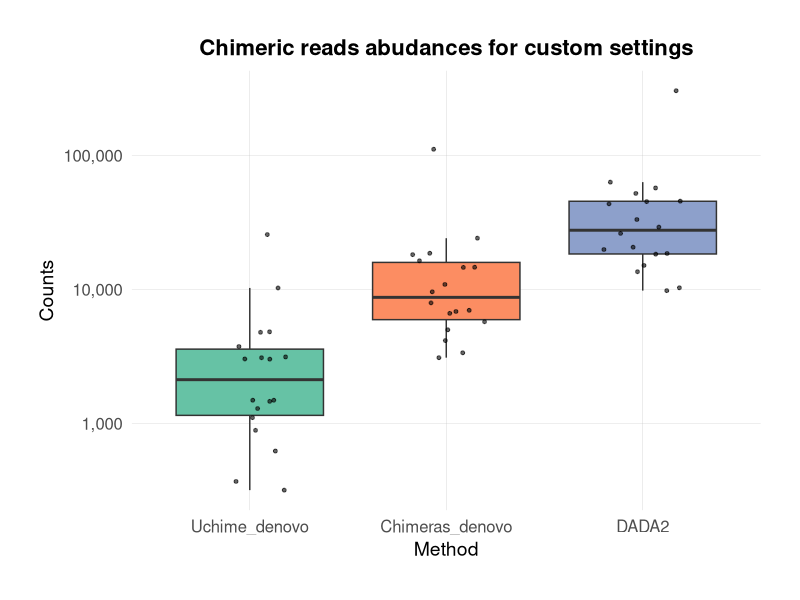
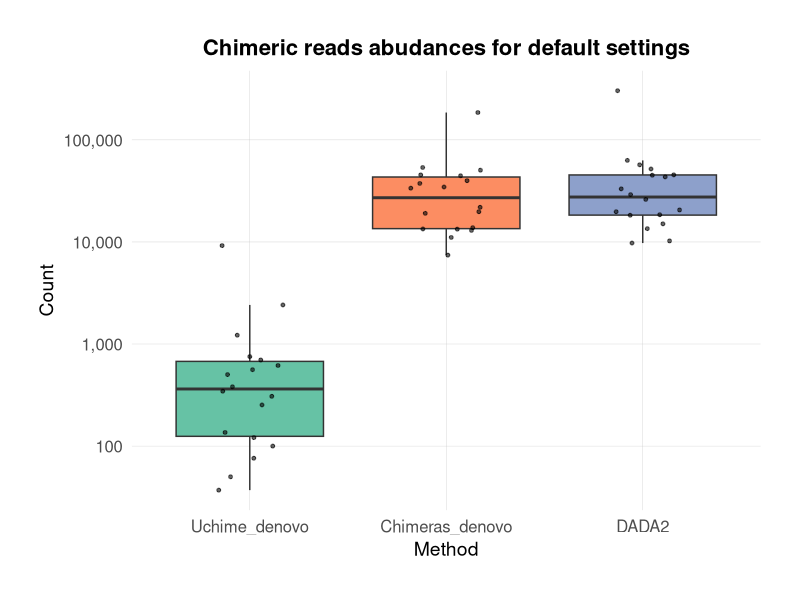

Write the R code that produced these figures, in order. (Note: this script raises an error after producing the figures.)
######################################################################################################################################################################
#The scripts are for the box plot generations of chimeric reads and also statical test analysis to see how different methods vary in the detection of chimeric reads## 
######################################################################################################################################################################


#####chimeric reads boxplot for custom settings####
# Load the necessary libraries
library(ggplot2)
library(reshape2)
library(scales)

# Define the data frame
data <- data.frame(
  FILE = c("ERR6454461.fasta", "ERR6454462.fasta", "ERR6454463.fasta", "ERR6454464.fasta", 
           "ERR6454465.fasta", "ERR6454466.fasta", "ERR6454467.fasta", "ERR6454468.fasta", 
           "ERR6454469.fasta", "ERR6454470.fasta", "ERR6454471.fasta", "ERR6454472.fasta", 
           "ERR6454473.fasta", "ERR6454474.fasta", "ERR6454475.fasta", "ERR6454476.fasta", 
           "ERR6454477.fasta", "ERR6454478.fasta"),
  Uchime_denovo = c(1285, 316, 367, 3732, 1099, 884, 1454, 3122, 3004, 10218, 
                    3077, 1482, 25588, 1483, 3012, 4807, 4768, 619),
  Chimeras_denovo = c(6601, 3081, 4979, 7908, 14540, 3350, 6956, 16298, 18552, 110918, 
                      4136, 5715, 24044, 9558, 18119, 10859, 14591, 6818),
  DADA2 = c(20593, 10245, 13502, 26106, 45094, 9758, 19784, 45443, 51898, 303374, 
            15053, 18272, 63023, 29093, 57004, 33134, 43393, 18486)
)

# Melt the data frame to long format for ggplot2
data_long <- melt(data, id.vars = "FILE", variable.name = "Method", value.name = "Count")

# Create the boxplot with log scale and enhanced styling
boxplot <- ggplot(data_long, aes(x = Method, y = Count, fill = Method)) +
  geom_boxplot(outlier.shape = NA) +
  scale_y_log10(labels = comma) +  # Use logarithmic scale and format labels
  labs(title = "Chimeric reads abudances for custom settings",
       x = "Method",
       y = "Counts") +
  theme_minimal(base_size = 15) +
  theme(
    plot.title = element_text(hjust = 0.5, size = 16, face = "bold"),
    axis.text = element_text(size = 12),
    axis.title = element_text(size = 14),
    legend.position = "none",
    panel.grid.major = element_line(size = 0.1, color = "gray"),
    panel.grid.minor = element_blank(),
    plot.background = element_rect(fill = "white", color = NA),
    plot.margin = margin(1, 1, 1, 1, "cm")
  ) +
  scale_fill_brewer(palette = "Set2") +  # Use a color palette from RColorBrewer
  geom_jitter(width = 0.2, size = 1, alpha = 0.6)  # Add jitter for data points

# Display the plot
print(boxplot)


##### chimeric reads box plot for deafault settings####
# Load the necessary libraries
library(ggplot2)
library(reshape2)
library(scales)

# Define the new data frame
new_data <- data.frame(
  FILE = c("ERR6454461.fasta", "ERR6454462.fasta", "ERR6454463.fasta", "ERR6454464.fasta", 
           "ERR6454465.fasta", "ERR6454466.fasta", "ERR6454467.fasta", "ERR6454468.fasta", 
           "ERR6454469.fasta", "ERR6454470.fasta", "ERR6454471.fasta", "ERR6454472.fasta", 
           "ERR6454473.fasta", "ERR6454474.fasta", "ERR6454475.fasta", "ERR6454476.fasta", 
           "ERR6454477.fasta", "ERR6454478.fasta"),
  Uchime_denovo = c(307, 50, 76, 345, 37, 100, 753, 253, 697, 2414, 
                    381, 502, 9213, 136, 560, 1220, 616, 121),
  Chimeras_denovo = c(21856, 7429, 12978, 33667, 50519, 13357, 19077, 45361, 44504, 185475, 
                      13411, 11075, 53684, 19796, 39870, 34560, 37460, 13800),
  DADA2 = c(20593, 10245, 13502, 26106, 45094, 9758, 19784, 45443, 51898, 303374, 
            15053, 18272, 63023, 29093, 57004, 33134, 43393, 18486)
)

# Melt the new data frame to long format for ggplot2
new_data_long <- melt(new_data, id.vars = "FILE", variable.name = "Method", value.name = "Count")

# Create the boxplot with log scale and enhanced styling for the new data
default_boxplot <- ggplot(new_data_long, aes(x = Method, y = Count, fill = Method)) +
  geom_boxplot(outlier.shape = NA) +
  scale_y_log10(labels = comma) +  # Use logarithmic scale and format labels
  labs(title = "Chimeric reads abudances for default settings",
       x = "Method",
       y = "Count") +
  theme_minimal(base_size = 15) +
  theme(
    plot.title = element_text(hjust = 0.5, size = 16, face = "bold"),
    axis.text = element_text(size = 12),
    axis.title = element_text(size = 14),
    legend.position = "none",
    panel.grid.major = element_line(size = 0.1, color = "gray"),
    panel.grid.minor = element_blank(),
    plot.background = element_rect(fill = "white", color = NA),
    plot.margin = margin(1, 1, 1, 1, "cm")
  ) +
  scale_fill_brewer(palette = "Set2") +  # Use a color palette from RColorBrewer
  geom_jitter(width = 0.2, size = 1, alpha = 0.6)  # Add jitter for data points

# Display the plot
print(default_boxplot)


##### compare chimeric reads abudances for default settings ####
# Define the new data frame
data <- data.frame(
  FILE = c("ERR6454461.fasta", "ERR6454462.fasta", "ERR6454463.fasta", "ERR6454464.fasta", 
           "ERR6454465.fasta", "ERR6454466.fasta", "ERR6454467.fasta", "ERR6454468.fasta", 
           "ERR6454469.fasta", "ERR6454470.fasta", "ERR6454471.fasta", "ERR6454472.fasta", 
           "ERR6454473.fasta", "ERR6454474.fasta", "ERR6454475.fasta", "ERR6454476.fasta", 
           "ERR6454477.fasta", "ERR6454478.fasta"),
  Uchime_denovo = c(307, 50, 76, 345, 37, 100, 753, 253, 697, 2414, 
                    381, 502, 9213, 136, 560, 1220, 616, 121),
  Chimeras_denovo = c(21856, 7429, 12978, 33667, 50519, 13357, 19077, 45361, 44504, 185475, 
                      13411, 11075, 53684, 19796, 39870, 34560, 37460, 13800),
  DADA2 = c(20593, 10245, 13502, 26106, 45094, 9758, 19784, 45443, 51898, 303374, 
            15053, 18272, 63023, 29093, 57004, 33134, 43393, 18486)
)

# Reshape data for Kruskal-Wallis test
data_long <- data %>%
  pivot_longer(cols = -FILE, names_to = "Method", values_to = "Values")

# Perform Kruskal-Wallis test for all categories
kruskal_test_result <- kruskal.test(Values ~ Method, data = data_long)

# Print the result of the Kruskal-Wallis test
print(kruskal_test_result)

# Function to perform pairwise Wilcoxon test
pairwise_wilcox_test <- function(data, group_col, value_col) {
  combinations <- combn(unique(data[[group_col]]), 2)
  results <- apply(combinations, 2, function(pair) {
    group1 <- data %>% filter(!!sym(group_col) == pair[1])
    group2 <- data %>% filter(!!sym(group_col) == pair[2])
    test_result <- wilcox.test(group1[[value_col]], group2[[value_col]])
    p_value <- test_result$p.value
    list(pair = paste(pair[1], "vs", pair[2]), p_value = p_value)
  })
  do.call(rbind, lapply(results, as.data.frame))
}

# Perform pairwise Wilcoxon tests
pairwise_results <- pairwise_wilcox_test(data_long, "Method", "Values")
pairwise_results <- as.data.frame(pairwise_results)
pairwise_results$p_value <- as.numeric(as.character(pairwise_results$p_value))
pairwise_results$Significance <- ifelse(pairwise_results$p_value < 0.05, "Significant", "Not Significant")

# Print the pairwise results
print(pairwise_results)

# Interpretation based on the results
if (kruskal_test_result$p.value < 0.05) {
  cat("The differences between the three categories are statistically significant.\n")
} else {
  cat("The differences between the three categories are not statistically significant.\n")
}

# Interpretation for pairwise comparisons
apply(pairwise_results, 1, function(row) {
  cat(paste("Comparison between", row["pair"], "is", row["Significance"], "with p-value:", row["p_value"], "\n"))
})


#####compare chimeric reads abundances for custom settings####
library(tidyverse)

# Create the data frame
data <- data.frame(
  FILE = c("ERR6454461.fasta", "ERR6454462.fasta", "ERR6454463.fasta", "ERR6454464.fasta", 
           "ERR6454465.fasta", "ERR6454466.fasta", "ERR6454467.fasta", "ERR6454468.fasta", 
           "ERR6454469.fasta", "ERR6454470.fasta", "ERR6454471.fasta", "ERR6454472.fasta", 
           "ERR6454473.fasta", "ERR6454474.fasta", "ERR6454475.fasta", "ERR6454476.fasta", 
           "ERR6454477.fasta", "ERR6454478.fasta"),
  Uchime_denovo = c(1285, 316, 367, 3732, 1099, 884, 1454, 3122, 3004, 10218, 
                    3077, 1482, 25588, 1483, 3012, 4807, 4768, 619),
  Chimeras_denovo = c(6601, 3081, 4979, 7908, 14540, 3350, 6956, 16298, 18552, 110918, 
                      4136, 5715, 24044, 9558, 18119, 10859, 14591, 6818),
  DADA2 = c(20593, 10245, 13502, 26106, 45094, 9758, 19784, 45443, 51898, 303374, 
            15053, 18272, 63023, 29093, 57004, 33134, 43393, 18486)
)

# Reshape data for Kruskal-Wallis test
data_long <- data %>%
  pivot_longer(cols = -FILE, names_to = "Method", values_to = "Values")

# Perform Kruskal-Wallis test for all categories
kruskal_test_result <- kruskal.test(Values ~ Method, data = data_long)

# Print the result of the Kruskal-Wallis test
print(kruskal_test_result)

# Function to perform pairwise Wilcoxon test
pairwise_wilcox_test <- function(data, group_col, value_col) {
  combinations <- combn(unique(data[[group_col]]), 2)
  results <- apply(combinations, 2, function(pair) {
    group1 <- data %>% filter(!!sym(group_col) == pair[1])
    group2 <- data %>% filter(!!sym(group_col) == pair[2])
    test_result <- wilcox.test(group1[[value_col]], group2[[value_col]])
    p_value <- test_result$p.value
    list(pair = paste(pair[1], "vs", pair[2]), p_value = p_value)
  })
  do.call(rbind, lapply(results, as.data.frame))
}

# Perform pairwise Wilcoxon tests
pairwise_results <- pairwise_wilcox_test(data_long, "Method", "Values")
pairwise_results <- as.data.frame(pairwise_results)
pairwise_results$p_value <- as.numeric(as.character(pairwise_results$p_value))
pairwise_results$Significance <- ifelse(pairwise_results$p_value < 0.05, "Significant", "Not Significant")

# Print the pairwise results
print(pairwise_results)

# Interpretation based on the results
if (kruskal_test_result$p.value < 0.05) {
  cat("The differences between the three categories are statistically significant.\n")
} else {
  cat("The differences between the three categories are not statistically significant.\n")
}

# Interpretation for pairwise comparisons
apply(pairwise_results, 1, function(row) {
  cat(paste("Comparison between", row["pair"], "is", row["Significance"], "with p-value:", row["p_value"], "\n"))
})


#####compare number of nonchimeric+blastn recovered reads together####

library(tidyverse)

# Updated data frame with new numbers
data <- data.frame(
  FILE = c("ERR6454461.fasta", "ERR6454462.fasta", "ERR6454463.fasta", "ERR6454464.fasta", 
           "ERR6454465.fasta", "ERR6454466.fasta", "ERR6454467.fasta", "ERR6454468.fasta", 
           "ERR6454469.fasta", "ERR6454470.fasta", "ERR6454471.fasta", "ERR6454472.fasta", 
           "ERR6454473.fasta", "ERR6454474.fasta", "ERR6454475.fasta", "ERR6454476.fasta", 
           "ERR6454477.fasta", "ERR6454478.fasta"),
  Uchime_denovo = c(176676, 63706, 65934, 237814, 290092, 104990, 111013, 327232, 255230, 1003766, 
                    153725, 68738, 212383, 211269, 192938, 193873, 216363, 54320),
  Chimeras_denovo = c(174795, 63606, 64185, 237089, 285813, 104162, 109186, 325685, 255447, 939056, 
                      152345, 64341, 218874, 204087, 177562, 194670, 206370, 54016),
  DADA2 = c(263934, 100016, 102723, 384127, 471039, 171681, 179385, 547796, 426004, 1103263, 
            232323, 88413, 320800, 264681, 248409, 318179, 312409, 86740)
)

# Reshape data for Kruskal-Wallis test
data_long <- data %>%
  pivot_longer(cols = -FILE, names_to = "Method", values_to = "Values")

# Perform Kruskal-Wallis test for all categories
kruskal_test_result <- kruskal.test(Values ~ Method, data = data_long)

# Print the result of the Kruskal-Wallis test
print(kruskal_test_result)

# Function to perform pairwise Wilcoxon test
pairwise_wilcox_test <- function(data, group_col, value_col) {
  combinations <- combn(unique(data[[group_col]]), 2)
  results <- apply(combinations, 2, function(pair) {
    group1 <- data %>% filter(!!sym(group_col) == pair[1])
    group2 <- data %>% filter(!!sym(group_col) == pair[2])
    test_result <- wilcox.test(group1[[value_col]], group2[[value_col]])
    p_value <- test_result$p.value
    list(pair = paste(pair[1], "vs", pair[2]), p_value = p_value)
  })
  do.call(rbind, lapply(results, as.data.frame))
}

# Perform pairwise Wilcoxon tests
pairwise_results <- pairwise_wilcox_test(data_long, "Method", "Values")
pairwise_results <- as.data.frame(pairwise_results)
pairwise_results$p_value <- as.numeric(as.character(pairwise_results$p_value))
pairwise_results$Significance <- ifelse(pairwise_results$p_value < 0.05, "Significant", "Not Significant")

# Print the pairwise results
print(pairwise_results)

# Interpretation based on the results
if (kruskal_test_result$p.value < 0.05) {
  cat("The differences between the three categories are statistically significant.\n")
} else {
  cat("The differences between the three categories are not statistically significant.\n")
}

# Interpretation for pairwise comparisons
apply(pairwise_results, 1, function(row) {
  cat(paste("Comparison between", row["pair"], "is", row["Significance"], "with p-value:", row["p_value"], "\n"))
})

